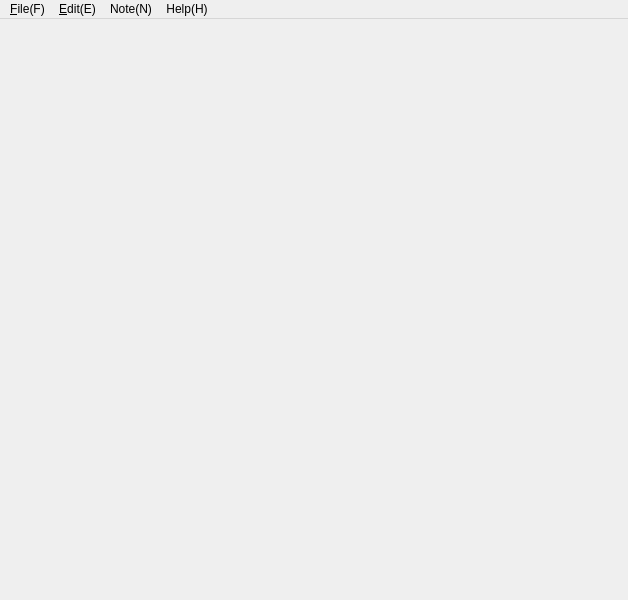
<?xml version="1.0" encoding="UTF-8"?>
<ui version="4.0">
 <class>NoteMainWindow</class>
 <widget class="QMainWindow" name="NoteMainWindow">
  <property name="geometry">
   <rect>
    <x>0</x>
    <y>0</y>
    <width>628</width>
    <height>600</height>
   </rect>
  </property>
  <property name="windowTitle">
   <string>FlashNote</string>
  </property>
  <widget class="QWidget" name="centralwidget">
   <layout class="QHBoxLayout" name="horizontalLayout">
    <property name="spacing">
     <number>0</number>
    </property>
    <property name="leftMargin">
     <number>0</number>
    </property>
    <property name="topMargin">
     <number>0</number>
    </property>
    <property name="rightMargin">
     <number>0</number>
    </property>
    <property name="bottomMargin">
     <number>0</number>
    </property>
    <item>
     <widget class="QSplitter" name="splitter">
      <property name="orientation">
       <enum>Qt::Horizontal</enum>
      </property>
      <property name="opaqueResize">
       <bool>true</bool>
      </property>
      <property name="handleWidth">
       <number>0</number>
      </property>
      <property name="childrenCollapsible">
       <bool>false</bool>
      </property>
      <widget class="NavigationPanel" name="listpane" native="true">
       <property name="sizePolicy">
        <sizepolicy hsizetype="Expanding" vsizetype="Expanding">
         <horstretch>0</horstretch>
         <verstretch>0</verstretch>
        </sizepolicy>
       </property>
       <property name="minimumSize">
        <size>
         <width>0</width>
         <height>0</height>
        </size>
       </property>
       <property name="maximumSize">
        <size>
         <width>16777215</width>
         <height>16777215</height>
        </size>
       </property>
       <property name="baseSize">
        <size>
         <width>0</width>
         <height>0</height>
        </size>
       </property>
      </widget>
      <widget class="QStackedWidget" name="stackedWidget2">
       <widget class="NotesEditView" name="notesview">
        <property name="orientation">
         <enum>Qt::Horizontal</enum>
        </property>
       </widget>
       <widget class="QWidget" name="booksview"/>
       <widget class="NoteEditWindow" name="scheduleeditor"/>
       <widget class="QWidget" name="schedulesview"/>
      </widget>
     </widget>
    </item>
   </layout>
  </widget>
  <widget class="QMenuBar" name="menubar">
   <property name="geometry">
    <rect>
     <x>0</x>
     <y>0</y>
     <width>628</width>
     <height>23</height>
    </rect>
   </property>
   <widget class="QMenu" name="menuFile">
    <property name="title">
     <string>&amp;File(F)</string>
    </property>
    <addaction name="acNewNote"/>
    <addaction name="acNewBook"/>
   </widget>
   <widget class="QMenu" name="menuHelp">
    <property name="title">
     <string>&amp;Edit(E)</string>
    </property>
   </widget>
   <widget class="QMenu" name="menuNote_N">
    <property name="title">
     <string>Note(N)</string>
    </property>
   </widget>
   <widget class="QMenu" name="menuHelp_H">
    <property name="title">
     <string>Help(H)</string>
    </property>
   </widget>
   <addaction name="menuFile"/>
   <addaction name="menuHelp"/>
   <addaction name="menuNote_N"/>
   <addaction name="menuHelp_H"/>
  </widget>
  <action name="acNewNote">
   <property name="text">
    <string>&amp;New Note(N)</string>
   </property>
  </action>
  <action name="acNewBook">
   <property name="text">
    <string>New Notebook(B)...</string>
   </property>
  </action>
 </widget>
 <customwidgets>
  <customwidget>
   <class>NavigationPanel</class>
   <extends>QWidget</extends>
   <header>listpane.h</header>
  </customwidget>
  <customwidget>
   <class>NoteEditWindow</class>
   <extends>QWidget</extends>
   <header>note_editwindow.h</header>
  </customwidget>
  <customwidget>
   <class>NotesEditView</class>
   <extends>QSplitter</extends>
   <header>noteseditview.h</header>
   <container>1</container>
  </customwidget>
 </customwidgets>
 <resources/>
 <connections/>
</ui>
